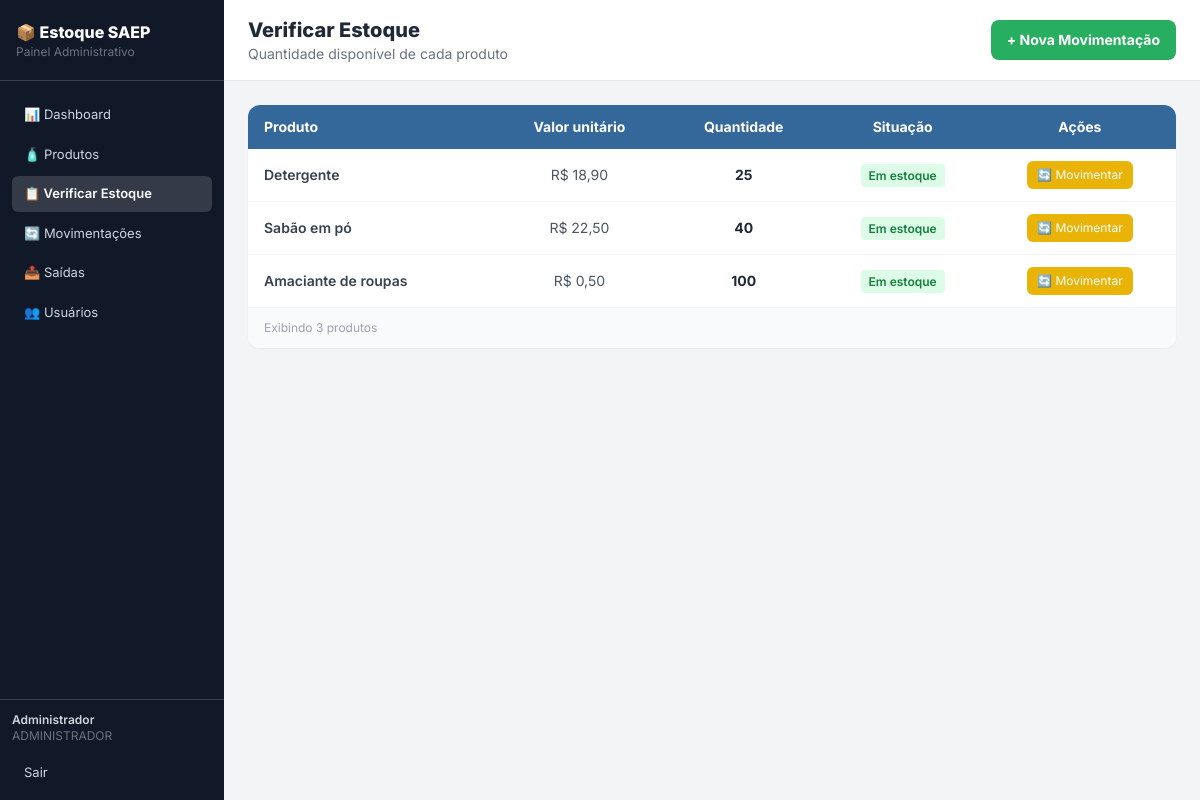
/estoque.php (signed in), run on the app's committed database.
### tables this page shows
CREATE TABLE produto (
    id_produto INT AUTO_INCREMENT NOT NULL PRIMARY KEY,
    nome VARCHAR(100) NOT NULL,
    quantidade_estoque INTEGER NOT NULL DEFAULT 0,
    valor_unitario NUMERIC(10,2) NOT NULL,
    data_cadastro DATE NOT NULL DEFAULT (CURRENT_DATE)
);

### estoque.php (the view, shortened to what this page needs)
<?php
require_once __DIR__ . '/conexao.php';
require_once __DIR__ . '/includes/menu.php';
$produtos = $pdo->query("SELECT * FROM produto ORDER BY quantidade_estoque, nome")->fetchAll();
?>
    <main class="flex-1 flex flex-col">
        <div class="bg-white border-b border-gray-200 px-6 py-4 flex items-center justify-between">
            <div>
                <h1 class="text-xl font-extrabold text-gray-800">Verificar Estoque</h1>
                <p class="text-sm text-gray-500">Quantidade disponível de cada produto</p>
            </div>
            <a href="movimentacao_form.php" class="bg-senai-green text-white font-bold px-4 py-2.5 rounded-lg text-sm hover:bg-green-600 transition flex items-center gap-2">
                + Nova Movimentação
            </a>
        </div>
        <div class="p-6 flex-1">
            <div class="bg-white rounded-xl shadow-sm overflow-hidden">
                <table class="w-full text-sm">
                    <thead class="bg-senai-blue text-white">
                        <tr>
                            <th class="px-4 py-3 text-left">Produto</th>
                            <th class="px-4 py-3 text-center">Valor unitário</th>
                            <th class="px-4 py-3 text-center">Quantidade</th>
                            <th class="px-4 py-3 text-center">Situação</th>
                            <th class="px-4 py-3 text-center">Ações</th>
                        </tr>
                    </thead>
                    <tbody class="divide-y divide-gray-100">
                    <?php foreach ($produtos as $p): ?>
                        <tr class="hover:bg-gray-50 transition">
                            <td class="px-4 py-3 text-gray-700 font-semibold"><?= htmlspecialchars($p["nome"]) ?></td>
                            <td class="px-4 py-3 text-center text-gray-600">R$ <?= number_format($p["valor_unitario"], 2, ",", ".") ?></td>
                            <td class="px-4 py-3 text-center text-gray-800 font-bold"><?= $p["quantidade_estoque"] ?></td>
                            <td class="px-4 py-3 text-center">
                                <?php if ($p["quantidade_estoque"] > 0): ?>
                                    <span class="bg-green-100 text-green-700 text-xs font-semibold px-2 py-1 rounded">Em estoque</span>
                                <?php else: ?>
                                    <span class="bg-red-100 text-red-700 text-xs font-semibold px-2 py-1 rounded">Sem estoque</span>
                                <?php endif; ?>
                            </td>
                            <td class="px-4 py-3 text-center">
                                <div class="flex items-center justify-center gap-1.5">
                                    <a href="movimentacao_form.php?id_produto=<?= $p["id_produto"] ?>" class="bg-yellow-500 text-white text-xs px-2.5 py-1.5 rounded-md hover:bg-yellow-600 transition" title="Movimentar estoque">🔄 Movimentar</a>
                                </div>
                            </td>
                        </tr>
                    <?php endforeach; ?>
                    </tbody>
                </table>
                <div class="border-t border-gray-100 px-4 py-3 bg-gray-50">
                    <p class="text-xs text-gray-400">Exibindo <?= count($produtos) ?> produtos</p>
                </div>
            </div>
        </div>
    </main>
</body>
</html>

### includes/menu.php (style rules this page uses)
body { font-family: 'Inter', sans-serif; }

### data on the page
produto: nome "Detergente", valor_unitario "18,90", quantidade_estoque "25", shows "Em estoque"
produto: nome "Sabão em pó", valor_unitario "22,50", quantidade_estoque "40", shows "Em estoque"
produto: nome "Amaciante de roupas", valor_unitario "0,50", quantidade_estoque "100", shows "Em estoque"

### other printed values
$_SESSION['nome'] "Administrador"
$_SESSION['perfil'] "ADMINISTRADOR"
count($produtos) "3"
